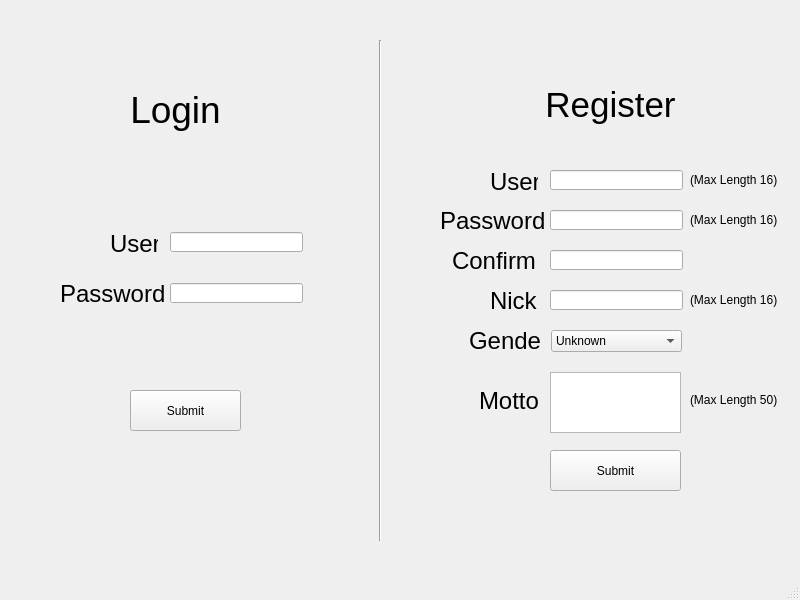
<?xml version="1.0" encoding="UTF-8"?>
<ui version="4.0">
 <class>Login</class>
 <widget class="QMainWindow" name="Login">
  <property name="geometry">
   <rect>
    <x>0</x>
    <y>0</y>
    <width>800</width>
    <height>600</height>
   </rect>
  </property>
  <property name="windowTitle">
   <string>MainWindow</string>
  </property>
  <widget class="QWidget" name="centralwidget">
   <widget class="QLabel" name="LoginLabel">
    <property name="geometry">
     <rect>
      <x>70</x>
      <y>70</y>
      <width>211</width>
      <height>81</height>
     </rect>
    </property>
    <property name="text">
     <string>&lt;html&gt;&lt;head/&gt;&lt;body&gt;&lt;p align=&quot;center&quot;&gt;&lt;span style=&quot; font-size:28pt;&quot;&gt;Login&lt;/span&gt;&lt;/p&gt;&lt;/body&gt;&lt;/html&gt;</string>
    </property>
   </widget>
   <widget class="Line" name="line">
    <property name="geometry">
     <rect>
      <x>370</x>
      <y>40</y>
      <width>20</width>
      <height>501</height>
     </rect>
    </property>
    <property name="orientation">
     <enum>Qt::Vertical</enum>
    </property>
   </widget>
   <widget class="QLabel" name="LoginUserLabel">
    <property name="geometry">
     <rect>
      <x>110</x>
      <y>230</y>
      <width>48</width>
      <height>27</height>
     </rect>
    </property>
    <property name="text">
     <string>&lt;html&gt;&lt;head/&gt;&lt;body&gt;&lt;p&gt;&lt;span style=&quot; font-size:18pt;&quot;&gt;User&lt;/span&gt;&lt;/p&gt;&lt;/body&gt;&lt;/html&gt;</string>
    </property>
   </widget>
   <widget class="QLineEdit" name="LoginUserLineEdit">
    <property name="geometry">
     <rect>
      <x>170</x>
      <y>232</y>
      <width>133</width>
      <height>20</height>
     </rect>
    </property>
   </widget>
   <widget class="QLineEdit" name="LoginPasswordLineEdit">
    <property name="geometry">
     <rect>
      <x>170</x>
      <y>283</y>
      <width>133</width>
      <height>20</height>
     </rect>
    </property>
   </widget>
   <widget class="QLabel" name="LoginPasswordLabel">
    <property name="geometry">
     <rect>
      <x>60</x>
      <y>280</y>
      <width>111</width>
      <height>27</height>
     </rect>
    </property>
    <property name="text">
     <string>&lt;html&gt;&lt;head/&gt;&lt;body&gt;&lt;p&gt;&lt;span style=&quot; font-size:18pt;&quot;&gt;Password&lt;/span&gt;&lt;/p&gt;&lt;/body&gt;&lt;/html&gt;</string>
    </property>
   </widget>
   <widget class="QPushButton" name="LoginSubmitButton">
    <property name="geometry">
     <rect>
      <x>130</x>
      <y>390</y>
      <width>111</width>
      <height>41</height>
     </rect>
    </property>
    <property name="text">
     <string>Submit</string>
    </property>
   </widget>
   <widget class="QLabel" name="RegisterLabel">
    <property name="geometry">
     <rect>
      <x>530</x>
      <y>80</y>
      <width>161</width>
      <height>51</height>
     </rect>
    </property>
    <property name="text">
     <string>&lt;html&gt;&lt;head/&gt;&lt;body&gt;&lt;p align=&quot;center&quot;&gt;&lt;span style=&quot; font-size:26pt;&quot;&gt;Register&lt;/span&gt;&lt;/p&gt;&lt;/body&gt;&lt;/html&gt;</string>
    </property>
   </widget>
   <widget class="QLabel" name="RegisterUserLabel">
    <property name="geometry">
     <rect>
      <x>490</x>
      <y>168</y>
      <width>48</width>
      <height>27</height>
     </rect>
    </property>
    <property name="text">
     <string>&lt;html&gt;&lt;head/&gt;&lt;body&gt;&lt;p&gt;&lt;span style=&quot; font-size:18pt;&quot;&gt;User&lt;/span&gt;&lt;/p&gt;&lt;/body&gt;&lt;/html&gt;</string>
    </property>
   </widget>
   <widget class="QLineEdit" name="RegisterUserLineEdit">
    <property name="geometry">
     <rect>
      <x>550</x>
      <y>170</y>
      <width>133</width>
      <height>20</height>
     </rect>
    </property>
   </widget>
   <widget class="QLineEdit" name="RegisterPasswordLineEdit">
    <property name="geometry">
     <rect>
      <x>550</x>
      <y>210</y>
      <width>133</width>
      <height>20</height>
     </rect>
    </property>
   </widget>
   <widget class="QLabel" name="RegisterPasswordLabel">
    <property name="geometry">
     <rect>
      <x>440</x>
      <y>207</y>
      <width>111</width>
      <height>27</height>
     </rect>
    </property>
    <property name="text">
     <string>&lt;html&gt;&lt;head/&gt;&lt;body&gt;&lt;p&gt;&lt;span style=&quot; font-size:18pt;&quot;&gt;Password&lt;/span&gt;&lt;/p&gt;&lt;/body&gt;&lt;/html&gt;</string>
    </property>
   </widget>
   <widget class="QLabel" name="RegisterConfirmLabel">
    <property name="geometry">
     <rect>
      <x>452</x>
      <y>247</y>
      <width>91</width>
      <height>27</height>
     </rect>
    </property>
    <property name="text">
     <string>&lt;html&gt;&lt;head/&gt;&lt;body&gt;&lt;p align=&quot;justify&quot;&gt;&lt;span style=&quot; font-size:18pt;&quot;&gt;Confirm&lt;/span&gt;&lt;/p&gt;&lt;/body&gt;&lt;/html&gt;</string>
    </property>
   </widget>
   <widget class="QLineEdit" name="RegisterConfirmLineEdit">
    <property name="geometry">
     <rect>
      <x>550</x>
      <y>250</y>
      <width>133</width>
      <height>20</height>
     </rect>
    </property>
   </widget>
   <widget class="QLineEdit" name="RegisterNickLineEdit">
    <property name="geometry">
     <rect>
      <x>550</x>
      <y>290</y>
      <width>133</width>
      <height>20</height>
     </rect>
    </property>
   </widget>
   <widget class="QLabel" name="RegisterNickLabel">
    <property name="geometry">
     <rect>
      <x>490</x>
      <y>287</y>
      <width>51</width>
      <height>27</height>
     </rect>
    </property>
    <property name="text">
     <string>&lt;html&gt;&lt;head/&gt;&lt;body&gt;&lt;p align=&quot;justify&quot;&gt;&lt;span style=&quot; font-size:18pt;&quot;&gt;Nick&lt;/span&gt;&lt;/p&gt;&lt;/body&gt;&lt;/html&gt;</string>
    </property>
   </widget>
   <widget class="QLabel" name="RegisterMottoLabel">
    <property name="geometry">
     <rect>
      <x>479</x>
      <y>387</y>
      <width>61</width>
      <height>27</height>
     </rect>
    </property>
    <property name="text">
     <string>&lt;html&gt;&lt;head/&gt;&lt;body&gt;&lt;p align=&quot;justify&quot;&gt;&lt;span style=&quot; font-size:18pt;&quot;&gt;Motto&lt;/span&gt;&lt;/p&gt;&lt;/body&gt;&lt;/html&gt;</string>
    </property>
   </widget>
   <widget class="QLabel" name="RegisterGenderLabel">
    <property name="geometry">
     <rect>
      <x>469</x>
      <y>327</y>
      <width>71</width>
      <height>27</height>
     </rect>
    </property>
    <property name="text">
     <string>&lt;html&gt;&lt;head/&gt;&lt;body&gt;&lt;p align=&quot;justify&quot;&gt;&lt;span style=&quot; font-size:18pt;&quot;&gt;Gender&lt;/span&gt;&lt;/p&gt;&lt;/body&gt;&lt;/html&gt;</string>
    </property>
   </widget>
   <widget class="QPushButton" name="RegisterSubmitButton">
    <property name="geometry">
     <rect>
      <x>550</x>
      <y>450</y>
      <width>131</width>
      <height>41</height>
     </rect>
    </property>
    <property name="text">
     <string>Submit</string>
    </property>
   </widget>
   <widget class="QComboBox" name="RegisterGenderComboBox">
    <property name="geometry">
     <rect>
      <x>551</x>
      <y>330</y>
      <width>131</width>
      <height>22</height>
     </rect>
    </property>
    <item>
     <property name="text">
      <string>Unknown</string>
     </property>
    </item>
    <item>
     <property name="text">
      <string>Male</string>
     </property>
    </item>
    <item>
     <property name="text">
      <string>Female</string>
     </property>
    </item>
   </widget>
   <widget class="QLabel" name="label">
    <property name="geometry">
     <rect>
      <x>690</x>
      <y>170</y>
      <width>101</width>
      <height>20</height>
     </rect>
    </property>
    <property name="text">
     <string>(Max Length 16)</string>
    </property>
   </widget>
   <widget class="QLabel" name="label_2">
    <property name="geometry">
     <rect>
      <x>690</x>
      <y>210</y>
      <width>101</width>
      <height>20</height>
     </rect>
    </property>
    <property name="text">
     <string>(Max Length 16)</string>
    </property>
   </widget>
   <widget class="QLabel" name="label_3">
    <property name="geometry">
     <rect>
      <x>690</x>
      <y>290</y>
      <width>101</width>
      <height>20</height>
     </rect>
    </property>
    <property name="text">
     <string>(Max Length 16)</string>
    </property>
   </widget>
   <widget class="QLabel" name="label_4">
    <property name="geometry">
     <rect>
      <x>690</x>
      <y>390</y>
      <width>101</width>
      <height>20</height>
     </rect>
    </property>
    <property name="text">
     <string>(Max Length 50)</string>
    </property>
   </widget>
   <widget class="QTextEdit" name="RegisterMottoTextEdit">
    <property name="geometry">
     <rect>
      <x>550</x>
      <y>372</y>
      <width>131</width>
      <height>61</height>
     </rect>
    </property>
   </widget>
  </widget>
  <widget class="QMenuBar" name="menubar">
   <property name="geometry">
    <rect>
     <x>0</x>
     <y>0</y>
     <width>800</width>
     <height>23</height>
    </rect>
   </property>
  </widget>
  <widget class="QStatusBar" name="statusbar"/>
 </widget>
 <resources/>
 <connections/>
</ui>
